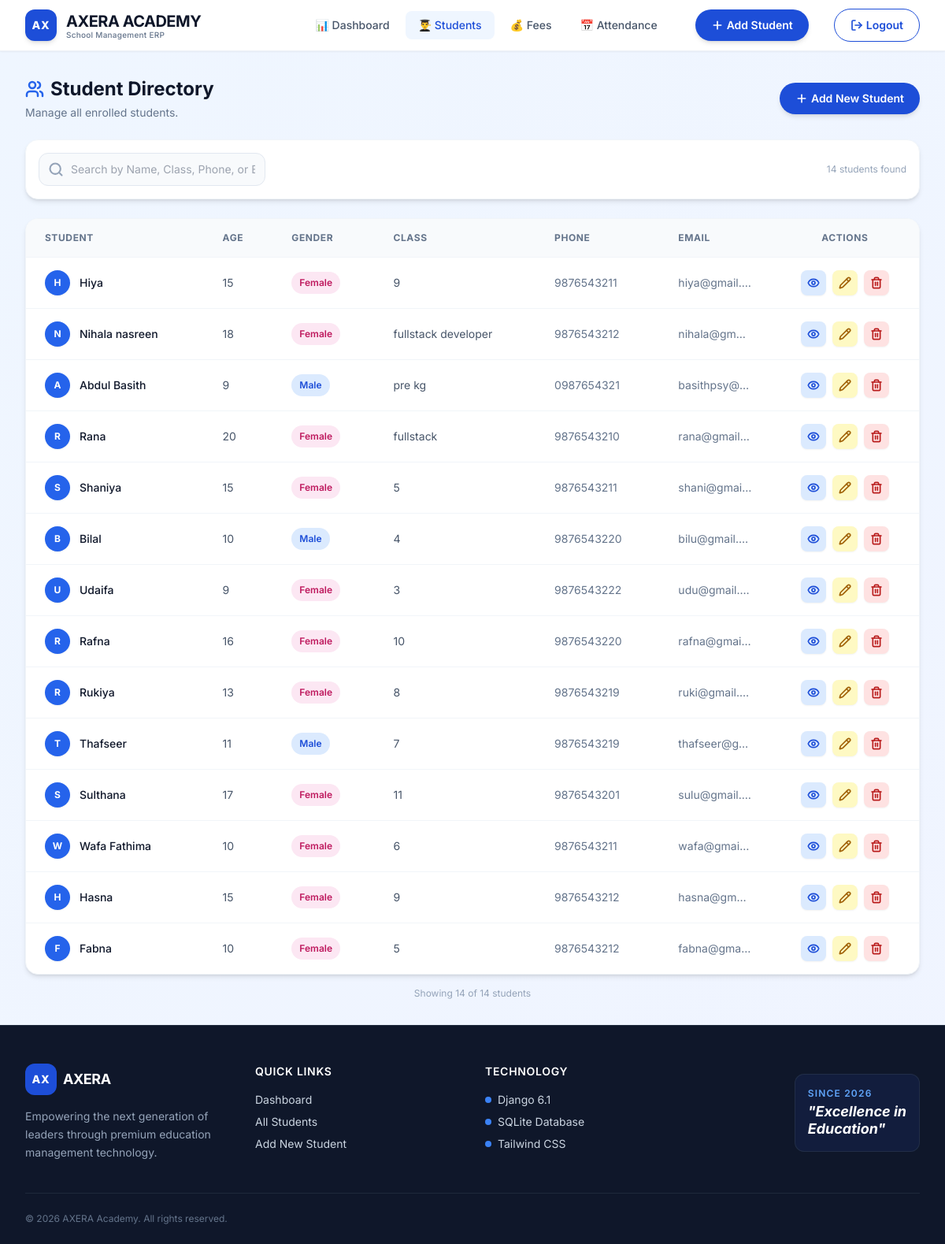
Page /students/ (signed in) on the earlier database version.
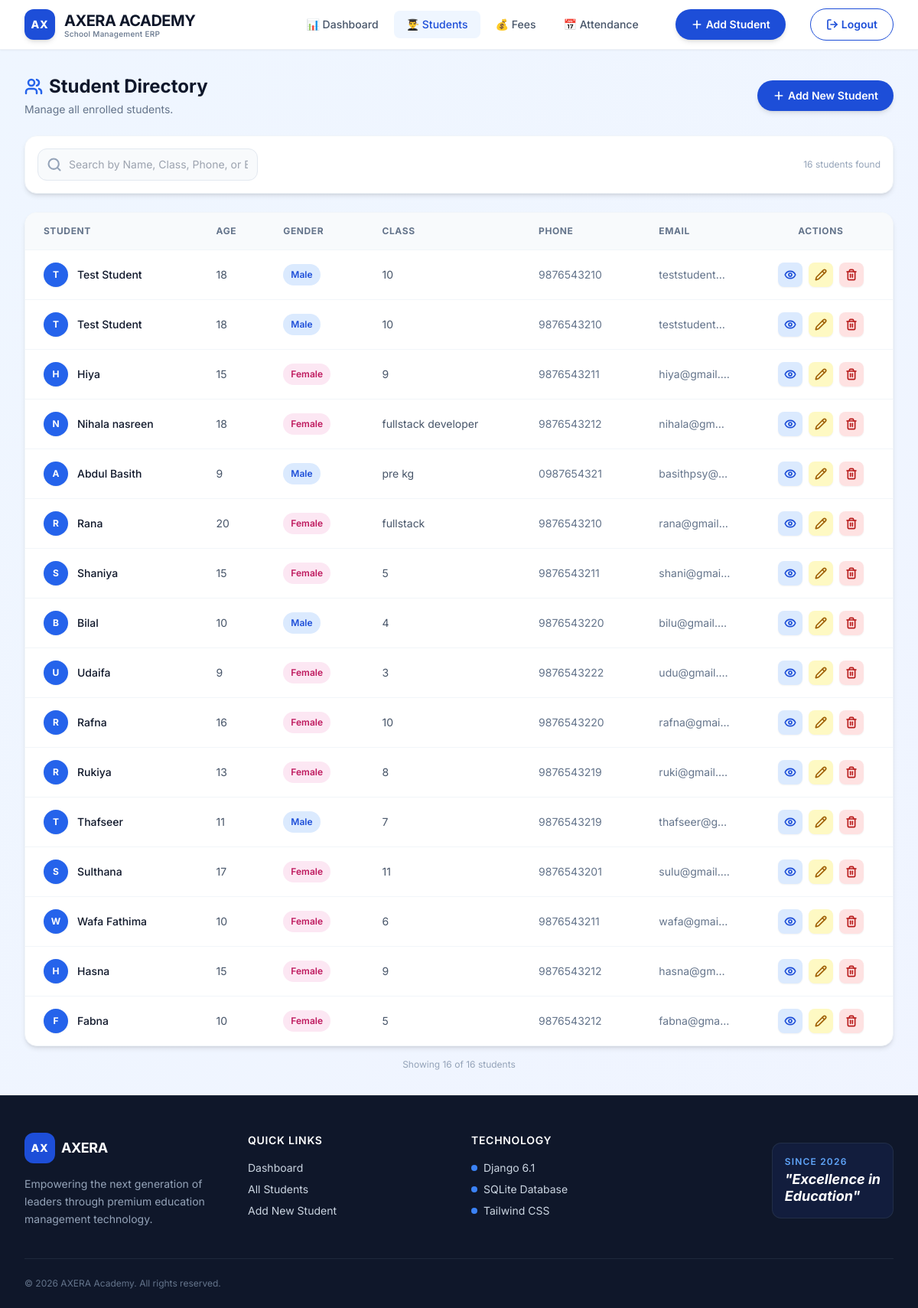
Same page on the later database version.
### students/models.py (models this page shows, shortened)
class Student(models.Model):
    GENDER_CHOICES = [
        ('Male', 'Male'),
        ('Female', 'Female'),
        ('Other', 'Other'),
    ]
    name = models.CharField(max_length=100)
    age = models.IntegerField()
    gender = models.CharField(max_length=10, choices=GENDER_CHOICES)
    class_name = models.CharField(max_length=50)
    phone = models.CharField(max_length=15)
    email = models.EmailField()
    address = models.TextField()
    admission_date = models.DateField(default=timezone.now)
    is_active = models.BooleanField(default=True)
    class Meta:
        ordering = ['-id']

### students/views.py (the view)
# urls.py: path('students/', views.student_list, name='student_list'),
@login_required
def student_list(request):
    students = (
        Student.objects
        .all()
        .order_by('-id')
    )
    return render(
        request,
        'student_list.html',
        {'students': students}
    )

### students/templates/student_list.html (shortened to what the changed rows need)
{% extends 'base.html' %}
{% load static %}
{% block content %}
<div class="animate-fade-up">
    <div class="flex flex-col sm:flex-row justify-between items-start sm:items-center gap-4 mb-6">
        <div>
            <h1 class="text-2xl font-bold text-slate-900 flex items-center gap-2">
                <i data-lucide="users" class="w-6 h-6 text-blue-600"></i>
                Student Directory
            </h1>
        </div>
        <a href="{% url 'add_student' %}" class="inline-flex items-center px-5 py-2.5 rounded-full text-sm font-semibold text-white bg-blue-700 hover:bg-blue-800 shadow-md transition-all duration-300 hover:scale-105">
        </a>
    </div>
    <div class="bg-white p-4 rounded-2xl shadow-md border border-slate-100 mb-6 flex flex-col sm:flex-row gap-4 items-center">
        <div class="relative w-full sm:w-72">
        </div>
        <span class="text-xs text-slate-400 hidden sm:block ml-auto">
            <span id="studentCount">{{ students|length }}</span> students found
        </span>
    </div>
    <div class="bg-white rounded-2xl shadow-md border border-slate-100 overflow-hidden">
        <div class="overflow-x-auto">
            <table class="w-full text-sm text-left">
                <thead class="bg-slate-50 text-slate-500 font-semibold text-xs uppercase tracking-wider border-b border-slate-100">
                    <tr>
                        <th class="px-6 py-4">Student</th>
                        <th class="px-6 py-4">Age</th>
                        <th class="px-6 py-4">Gender</th>
                        <th class="px-6 py-4">Class</th>
                        <th class="px-6 py-4 hidden md:table-cell">Phone</th>
                        <th class="px-6 py-4 hidden lg:table-cell">Email</th>
                        <th class="px-6 py-4 text-center">Actions</th>
                    </tr>
                </thead>
                <tbody id="studentTableBody" class="divide-y divide-slate-100">
                    {% for s in students %}
                    <tr class="hover:bg-blue-50/50 transition-colors duration-150 group">
                        <td class="px-6 py-4 font-medium text-slate-900">
                            <div class="flex items-center gap-3">
                                <div class="h-8 w-8 rounded-full bg-blue-600 text-white flex items-center justify-center text-xs font-bold shadow-sm">
                                    {{ s.name|slice:":1"|upper }}
                                </div>
                                <a href="{% url 'student_profile' s.id %}" class="hover:text-blue-600 hover:underline transition">
                                    {{ s.name }}
                                </a>
                            </div>
                        </td>
                        <td class="px-6 py-4 text-slate-600">{{ s.age }}</td>
                        <td class="px-6 py-4">
                            <span class="px-2.5 py-1 inline-flex text-xs leading-5 font-semibold rounded-full {% if s.gender == 'Male' %}bg-blue-100 text-blue-700{% elif s.gender == 'Female' %}bg-pink-100 text-pink-700{% else %}bg-purple-100 text-purple-700{% endif %}">
                                {{ s.gender }}
                            </span>
                        </td>
                        <td class="px-6 py-4 text-slate-600">{{ s.class_name }}</td>
                        <td class="px-6 py-4 hidden md:table-cell text-slate-500">{{ s.phone }}</td>
                        <td class="px-6 py-4 hidden lg:table-cell text-slate-500 truncate max-w-[120px]">{{ s.email }}</td>
                        <td class="px-6 py-4 text-center">
                            <div class="flex items-center justify-center gap-2">
                                <a href="{% url 'student_profile' s.id %}"
                                   class="inline-flex items-center p-2 bg-blue-100 text-blue-700 rounded-lg hover:bg-blue-200 transition-colors shadow-sm"
                                   title="View Profile">
                                    <i data-lucide="eye" class="w-4 h-4"></i>
                                </a>
                                <a href="{% url 'update_student' s.id %}"
                                   class="inline-flex items-center p-2 bg-yellow-100 text-yellow-700 rounded-lg hover:bg-yellow-200 transition-colors shadow-sm"
                                   title="Edit Student">
                                    <i data-lucide="pencil" class="w-4 h-4"></i>
                                </a>
                                <button onclick="openDeleteModal({{ s.id }}, '{{ s.name|escapejs }}')"
                                        class="inline-flex items-center p-2 bg-red-100 text-red-700 rounded-lg hover:bg-red-200 transition-colors shadow-sm"
                                        title="Delete Student">
                                    <i data-lucide="trash-2" class="w-4 h-4"></i>
                                </button>
                            </div>
                        </td>
                    </tr>
                    {% endfor %}
                </tbody>
            </table>
        </div>
    </div>
    <div class="mt-4 text-xs text-slate-400 text-center">
        Showing <span id="visibleCount">{{ students|length }}</span> of {{ students|length }} students
    </div>
</div>
{% endblock %}

Differences in the rows shown:
added Student: name "T", name "Test Student", age "18", gender "Male", class_name "10", phone "9876543210", email "teststudent…"
added Student: name "T", name "Test Student", age "18", gender "Male", class_name "10", phone "9876543210", email "teststudent…"
Other differences:
{{ students|length }}: "14" → "16"
